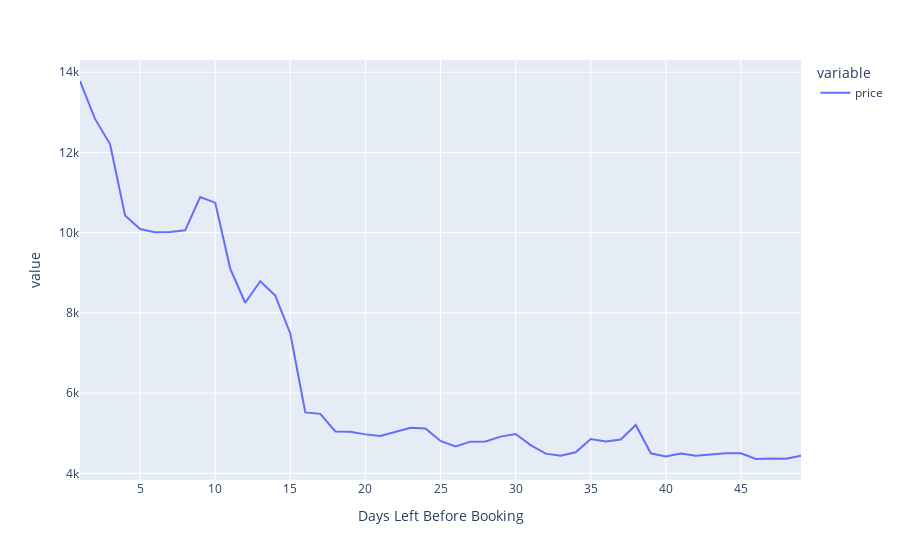

The code cell stored with this chart in its notebook:
### Code cell
fig=px.line(days_series,labels={'values':"Prices",'days_left':"Days Left Before Booking"})
fig.show()

### Figure 1 — Plotly figure (JSON) as saved in the notebook; plotly's stock layout.template omitted (floating-point values rounded to 4 significant figures)
{"data": [{"hovertemplate": "variable=price<br>Days Left Before Booking=%{x}<br>value=%{y}<extra></extra>", "legendgroup": "price", "line": {"color": "#636efa", "dash": "solid"}, "marker": {"symbol": "circle"}, "mode": "lines", "name": "price", "orientation": "v", "showlegend": true, "type": "scatter", "x": [1, 2, 3, 4, 5, 6, 7, 8, 9, 10, 11, 12, 13, 14, 15, 16, 17, 18, 19, 20, 21, 22, 23, 24, 25, 26, 27, 28, 29, 30, 31, 32, 33, 34, 35, 36, 37, 38, 39, 40, 41, 42, 43, 44, 45, 46, 47, 48, 49], "xaxis": "x", "y": [13781, 12836, 12210, 10430.0, 10090, 10009, 10018, 10059, 10889, 10750.0, 9105, 8253, 8790, 8433, 7487, 5519, 5483, 5042, 5037, 4971, 4932, 5040, 5136, 5120.0, 4806, 4672, 4789, 4792, 4915, 4979, 4702, 4491, 4439, 4524, 4855, 4792, 4841, 5206, 4500, 4417, 4496, 4439, 4477, 4500, 4499, 4357, 4367, 4363, 4439], "yaxis": "y"}], "layout": {"autosize": true, "legend": {"title": {"text": "variable"}, "tracegroupgap": 0}, "margin": {"t": 60}, "xaxis": {"anchor": "y", "autorange": true, "domain": [0, 1], "range": [1, 49], "title": {"text": "Days Left Before Booking"}, "type": "linear"}, "yaxis": {"anchor": "x", "autorange": true, "domain": [0, 1], "range": [3833.0, 14300.0], "title": {"text": "value"}, "type": "linear"}}}
